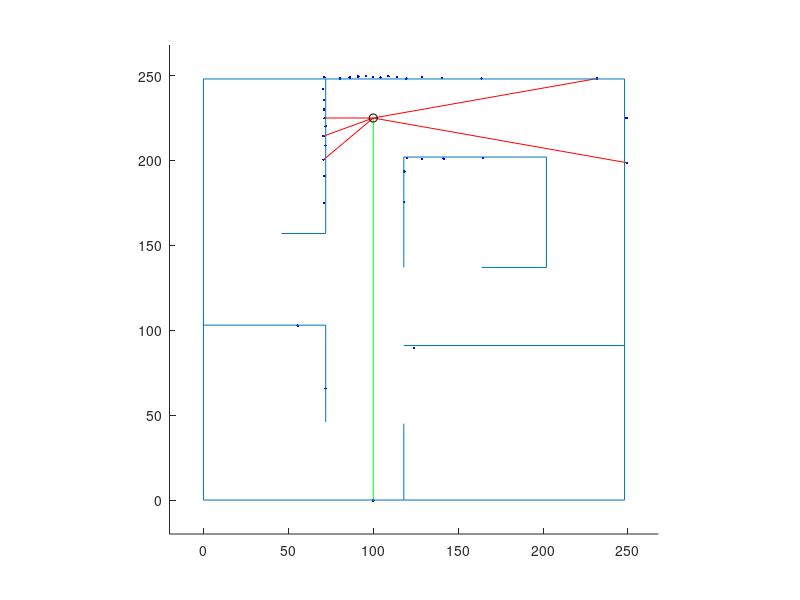

This chart was generated by the following MATLAB code: (Note: this script raises an error after producing the figure.)
cla, clc, clear
hold on
target_head = -90;
%%% Field Walls are set up here as a list of line segments %%%
max_dim = 248; % Maximum field dimensions in centimeters
axis([-20,max_dim+20,-20,max_dim+20])
axis square

% Wall structure [x1,y1;x2,y2] end points of line segment
outer_wall1 = [0,0;0,max_dim];
outer_wall2 = [0,0;max_dim,0];
outer_wall3 = [0,max_dim;max_dim,max_dim];
outer_wall4 = [max_dim,0;max_dim,max_dim];
outer_walls = [outer_wall1;outer_wall2;outer_wall3;outer_wall4];

island_wall1 = [202,137;202,202];
island_wall2 = [118,137;118,202];
island_wall3 = [118,202;202,202];
island_wall4 = [164,137;202,137];
island_walls = [island_wall1;island_wall2;island_wall3;island_wall4];

lr_wall1 = [118,91;max_dim,91];
lr_wall2 = [118,45;118,0];
lr_walls = [lr_wall1;lr_wall2];

ll_wall1 = [0,103;72,103];
ll_wall2 = [72,103;72,46];
ll_walls = [ll_wall1;ll_wall2];

ur_wall1 = [72,157;72,max_dim];
ur_wall2 = [46,157;72,157];
ur_walls = [ur_wall1;ur_wall2];

field_walls = [outer_walls;island_walls;lr_walls;ll_walls;ur_walls];

%%% Initialization parameters for robot and sensor %%%
r_pose_start = [100,225,(pi/180)*(-90)]; % Starting pose of the robot
%r_pose_start = [175,68,(pi/180)*(-180)]; % Starting pose of the robot
r_pose = r_pose_start;
num_readings = 36; % Number of sensor readings
angle_increment = 10*(pi/180); % Angular displacement between readings in radians
v = 0; % Linear Velocity, cm/sec
om = 0; % Angular Velocity, rad/sec
dt = 0.25; % Time step
pause(1)

% *** ITERATE THROUGH POSITIONS *** %
for t = 0:dt:5000
    cla
    laser_r = ones(length(field_walls)/2,num_readings);
    laser_r = laser_r.*1e3;

    for index = 1:num_readings
        angle = index*angle_increment + r_pose(3);
        for iter = 1:2:length(field_walls) % USING ASSUMPTION OF PARALLEL AND PERPENDICULAR WALLS
             if field_walls(iter,1) == field_walls(iter+1,1) % x components are the same
                 x_wall = field_walls(iter,1);
                 y_wall_proj = tan(angle)*(x_wall - r_pose(1)) + r_pose(2);
                 y_wall_max = max([field_walls(iter,2),field_walls(iter+1,2)]);
                 y_wall_min = min([field_walls(iter,2),field_walls(iter+1,2)]);
                 if (sign(cos(angle)) == sign(x_wall - r_pose(1))) || (tan(angle) > 1e10)
                     if (y_wall_proj <= y_wall_max) && (y_wall_proj >= y_wall_min) % if the projection lands on the wall
                        laser_r((iter+1)/2,index) = sqrt((x_wall - r_pose(1)).^2 + (y_wall_proj - r_pose(2)).^2);
                        %line(field_walls(iter:iter+1,1),field_walls(iter:iter+1,2),'Color','g')
                        %plot(x_wall, y_wall_proj,'r+')
                     end
                 end
             else % y components are the same
                 y_wall = field_walls(iter,2);
                 x_wall_proj = (y_wall - r_pose(2))/tan(angle) + r_pose(1);
                 x_wall_max = max([field_walls(iter,1),field_walls(iter+1,1)]);
                 x_wall_min = min([field_walls(iter,1),field_walls(iter+1,1)]);
                 if (sign(sin(angle)) == sign(y_wall - r_pose(2))) || (tan(angle) > 1e10)
                     if (x_wall_proj <= x_wall_max) && (x_wall_proj >= x_wall_min) % if the projection lands on the wall
                         if (angle == 90*(pi/180)) && (y_wall < r_pose(2))
                             continue
                         end
                         if (angle == 270*(pi/180)) && (y_wall > r_pose(2))
                             continue
                         end
                         laser_r((iter+1)/2,index) = sqrt((y_wall - r_pose(2)).^2 + (x_wall_proj - r_pose(1)).^2);
                         %line(field_walls(iter:iter+1,1),field_walls(iter:iter+1,2),'Color','r')
                         %plot(x_wall_proj, y_wall,'g+')
                     end
                 end
             end
        end
    end

    laser_rp = zeros(1,num_readings);
    for index = 1:num_readings
        laser_rp(index) = min(laser_r(:,index));
            laser_rp(index) = laser_rp(index) + 2*rand(1);
    end

    laser_xy = zeros(num_readings,2);
    for index = 1:num_readings
        angle = index*angle_increment + r_pose(3);
        laser_xy(index,:) = [laser_rp(index)*cos(angle) + r_pose(1),laser_rp(index)*sin(angle) + r_pose(2)];
    end

    %%% PLOT LASER LINES %%%
    for index = 1:num_readings
        % Show all laser lines
        %line([r_pose(1),laser_xy(index,1)],[r_pose(2),laser_xy(index,2)],'Color','r')
        % Show laser dots
        plot(laser_xy(:,1),laser_xy(:,2), 'b.')
    end
    %%% Show special laser lines in different colors %%%
    line([r_pose(1),laser_xy(36,1)],[r_pose(2),laser_xy(36,2)], 'Color','g') % Heading beam
    for index = [8, 10, 27, 29, 31] % To add laser lines to display enter their index in the square bracket
        line([r_pose(1),laser_xy(index,1)],[r_pose(2),laser_xy(index,2)], 'Color','r')
    end
    
    %%% DRAW WALLS %%%
    for iter = 1:2:length(field_walls)
        line(field_walls(iter:iter+1,1),field_walls(iter:iter+1,2))
    end
    %%% PLOT ROBOT %%%
    plot(r_pose(1),r_pose(2),'ko')


    
    % *** Potential Field Navigation *** %
    disp("Beam 8:");
    disp(laser_rp(8));
    disp("Beam 10:");
    disp(laser_rp(10));
    vp = v;
    omp = om;
    [v, om, target_head] = PocLoc1(laser_rp, (r_pose(3)*180/pi), target_head);
%    [v, om] = PocLoc2(laser_rp);
    
    %%% MOTION NOISE %%%
    v = v + .2*rand(1);
    om = om + .01*rand(1);
    
    %%% MOTION DAMPENING %%%
    v = 0.1*v + 0.9*vp;
    om = 0.1*om + 0.9*omp;
    
    %%% MOTION MODEL %%%
    r_pose(3) = r_pose(3) + om*dt;
    r_pose(1) = r_pose(1) + v*cos(r_pose(3));
    r_pose(2) = r_pose(2) + v*sin(r_pose(3));
    disp((r_pose(3) * 180/pi));
    pause(1/256)
end
